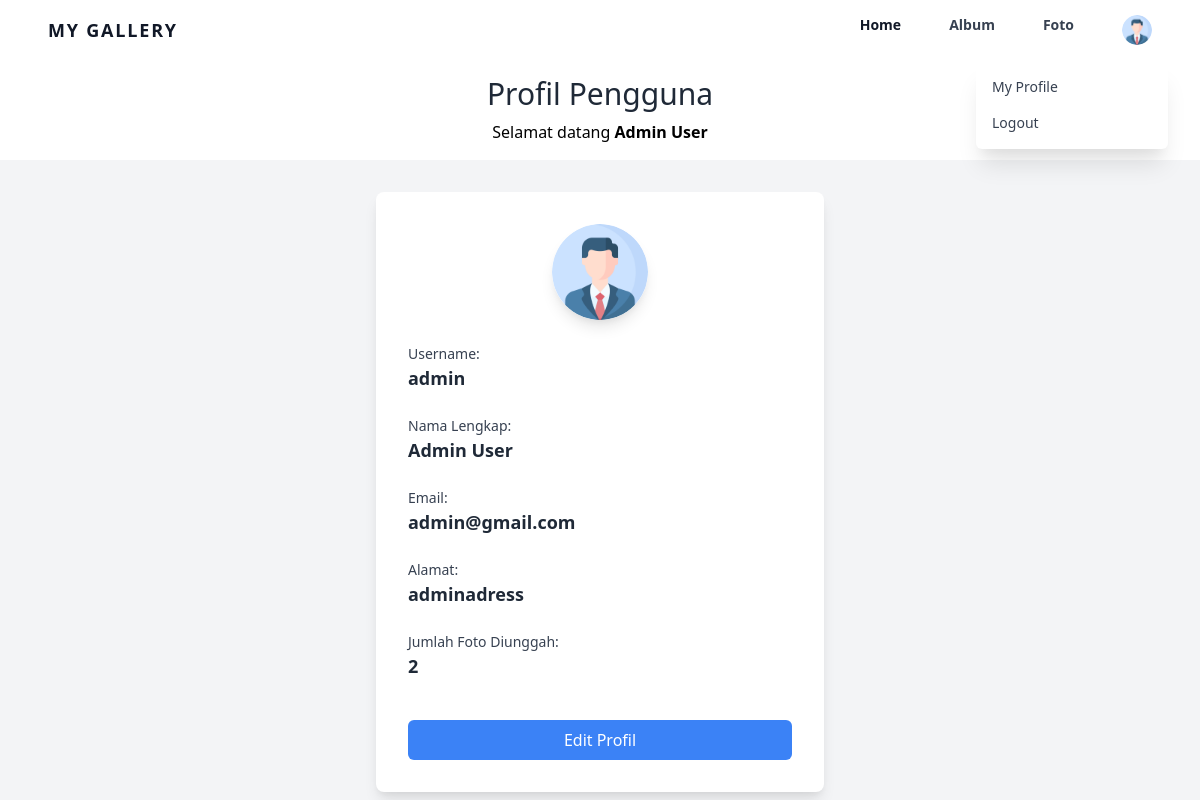
The app's page /profile.php (signed in) with its own data.
### tables this page shows
CREATE TABLE `user` (
  `userid` int NOT NULL,
  `username` varchar(255) NOT NULL,
  `password` varchar(255) NOT NULL,
  `email` varchar(255) NOT NULL,
  `namalengkap` varchar(255) NOT NULL,
  `alamat` text NOT NULL,
  `role` varchar(20) NOT NULL DEFAULT 'user',
  `profile_photo` varchar(255) NOT NULL
);

### profile.php (the view, shortened to what this page needs)
<?php
include "koneksi.php";
function getUserProfile($conn, $userid)
{
    $query = mysqli_query($conn, "SELECT * FROM user WHERE userid = $userid");
    return mysqli_fetch_assoc($query);
}
function countUserUploadedPhotos($conn, $userid)
{
    $query = mysqli_query($conn, "SELECT COUNT(*) AS total FROM foto WHERE userid = $userid");
    $result = mysqli_fetch_assoc($query);
    return $result['total'];
}
$user = isset($_SESSION['userid']) ? getUserProfile($conn, $_SESSION['userid']) : null;
$total_photos = isset($_SESSION['userid']) ? countUserUploadedPhotos($conn, $_SESSION['userid']) : 0;
?>
<!DOCTYPE html>
<html lang="en">
<head>
    <link href="https://cdn.jsdelivr.net/npm/tailwindcss@2.2.19/dist/tailwind.min.css" rel="stylesheet">
</head>
<body class="bg-gray-100 min-h-screen">
<ul class="flex justify-end">
            <?php
            if (isset($_SESSION['role']) && $_SESSION['role'] === 'admin') {
                ?>
                <?php include 'adminnavbar.php'; ?>
                <?php
            } else {
                ?>
                <?php include 'navbar.php'; ?>
                <?php
            }
            ?>
        </ul>
    <div class="bg-white p-4">
        <h1 class="text-3xl text-center text-gray-800">Profil Pengguna</h1>
        <?php if (isset($_SESSION['namalengkap'])): ?>
            <p class="text-center mt-2">Selamat datang <b><?= $_SESSION['namalengkap'] ?></b></p>
        <?php endif; ?>
    </div>
    <div class="flex justify-center items-center">
        <div class="bg-white w-full max-w-md p-8 rounded-lg shadow-lg mt-8">
            <?php if ($user): ?>
                <div class="mb-6 text-center">
                    <img src="./<?= $user['profile_photo'] ?>" alt="Foto Profil" class="rounded-full h-24 w-24 mx-auto shadow-lg">
                </div>
                <div class="mb-6">
                    <label for="username" class="block text-sm font-medium text-gray-700">Username:</label>
                    <p id="username-display" class="text-lg font-semibold text-gray-800"><?= $user['username'] ?></p>
                </div>
                <div class="mb-6">
                    <label for="fullname" class="block text-sm font-medium text-gray-700">Nama Lengkap:</label>
                    <p id="fullname-display" class="text-lg font-semibold text-gray-800"><?= $user['namalengkap'] ?></p>
                </div>
                <div class="mb-6">
                    <label for="email" class="block text-sm font-medium text-gray-700">Email:</label>
                    <p id="email-display" class="text-lg font-semibold text-gray-800"><?= $user['email'] ?></p>
                </div>
                <div class="mb-6">
                    <label for="address" class="block text-sm font-medium text-gray-700">Alamat:</label>
                    <p id="address-display" class="text-lg font-semibold text-gray-800"><?= $user['alamat'] ?></p>
                </div>
                <div class="mb-6">
                    <label for="total-photos" class="block text-sm font-medium text-gray-700">Jumlah Foto Diunggah:</label>
                    <p id="total-photos-display" class="text-lg font-semibold text-gray-800"><?= $total_photos ?></p>
                </div>
                <button id="edit-button" class="mt-4 w-full bg-blue-500 text-white py-2 px-4 rounded-md hover:bg-blue-600">Edit Profil</button>
            <?php else: ?>
                <p class="text-center">Silakan <a href="login.php" class="text-blue-500 hover:underline">login</a> untuk mengakses profil Anda.</p>
            <?php endif; ?>
        </div>
    </div>
</body>
</html>

### adminnavbar.php (shortened to what this page needs)
<!DOCTYPE html>
<html lang="en">
<head>
  <link rel="stylesheet" href="./css/all.min.css">
  <link rel="stylesheet" href="./css/fontawesome.min.css">
  <link href="https://cdn.jsdelivr.net/npm/tailwindcss@2.2.19/dist/tailwind.min.css" rel="stylesheet">
</head>
<body class="bg-gray-100">
  <div class="w-full text-gray-700 bg-white dark-mode:text-gray-200 dark-mode:bg-gray-800 hidden md:block">
    <div x-data="{ open: false }" class="flex flex-col max-w-screen-xl px-4 mx-auto md:items-center md:justify-between md:flex-row md:px-6 lg:px-8">
      <div class="p-4 flex flex-row items-center justify-between">
        <a href="#" class="text-lg font-semibold tracking-widest text-gray-900 uppercase rounded-lg dark-mode:text-white focus:outline-none focus:shadow-outline">MY GALLERY</a>
      </div>
      <nav :class="{'flex': open, 'hidden': !open}" class="flex-col flex-grow pb-4 md:pb-0 hidden md:flex md:justify-end md:flex-row">
        <a class="px-4 py-2 mt-2 text-sm font-semibold text-gray-900 rounded-lg dark-mode:bg-gray-700 dark-mode:hover:bg-gray-600 dark-mode:focus:bg-gray-600 dark-mode:focus:text-white dark-mode:hover:text-white dark-mode:text-gray-200 md:mt-0 hover:text-gray-900 focus:text-gray-900 hover:bg-gray-200 focus:bg-gray-200 focus:outline-none focus:shadow-outline" href="index.php">Home</a>
        <a class="px-4 py-2 mt-2 text-sm font-semibold bg-transparent rounded-lg dark-mode:bg-transparent dark-mode:hover:bg-gray-600 dark-mode:focus:bg-gray-600 dark-mode:focus:text-white dark-mode:hover:text-white dark-mode:text-gray-200 md:mt-0 md:ml-4 hover:text-gray-900 focus:text-gray-900 hover:bg-gray-200 focus:bg-gray-200 focus:outline-none focus:shadow-outline" href="album.php">Album</a>
        <a class="px-4 py-2 mt-2 text-sm font-semibold bg-transparent rounded-lg dark-mode:bg-transparent dark-mode:hover:bg-gray-600 dark-mode:focus:bg-gray-600 dark-mode:focus:text-white dark-mode:hover:text-white dark-mode:text-gray-200 md:mt-0 md:ml-4 hover:text-gray-900 focus:text-gray-900 hover:bg-gray-200 focus:bg-gray-200 focus:outline-none focus:shadow-outline" href="foto.php">Foto</a>
        <div x-data="{ openDropdown: false }" class="relative md:inline-block" @click.away="openDropdown = false">
          <button @click="openDropdown = !openDropdown" class="px-4 py-2 mt-2 text-sm font-semibold bg-transparent rounded-lg dark-mode:bg-transparent dark-mode:hover:bg-gray-600 dark-mode:focus:bg-gray-600 dark-mode:focus:text-white dark-mode:hover:text-white dark-mode:text-gray-200 md:mt-0 md:ml-4 hover:text-gray-900 focus:text-gray-900 hover:bg-gray-200 focus:bg-gray-200 focus:outline-none focus:shadow-outline">
              <?php if(isset($_SESSION['userid']) && isset($user['profile_photo'])): ?>
                  <img src="./<?= $user['profile_photo'] ?>" style="width: 30px; height: 30px; border-radius: 50%; object-fit: cover;" alt="User Icon">
              <?php else: ?>
                  <img src="https://cdn-icons-png.flaticon.com/512/9131/9131529.png" style="width: 30px; height: 30px; border-radius: 50%; object-fit: cover;" alt="User Icon">
              <?php endif; ?>
          </button>
          <div x-show="openDropdown" class="absolute md:right-0 mt-2 py-2 w-48 bg-white rounded-md shadow-xl z-10">
              <?php if(isset($_SESSION['userid'])): ?>
                  <a href="profile.php" class="block px-4 py-2 text-sm text-gray-700 hover:bg-gray-200">My Profile</a>
                  <a href="logout.php" onclick="return confirm('Apakah Anda yakin ingin logout?');" class="block px-4 py-2 text-sm text-gray-700 hover:bg-gray-200">Logout</a>
              <?php else: ?>
                  <a href="login.php" class="block px-4 py-2 text-sm text-gray-700 hover:bg-gray-200">Login</a>
                  <a href="register.php" class="block px-4 py-2 text-sm text-gray-700 hover:bg-gray-200">Register</a>
              <?php endif; ?>
          </div>
        </div>
      </nav>
    </div>
  </div>
</body>
</html>

### records on screen
user: profile_photo (picture), username "admin", namalengkap "Admin User", email "admin@gmail.com", alamat "adminadress"

### other values on screen
$_SESSION['namalengkap'] "Admin User"
$total_photos "2"
